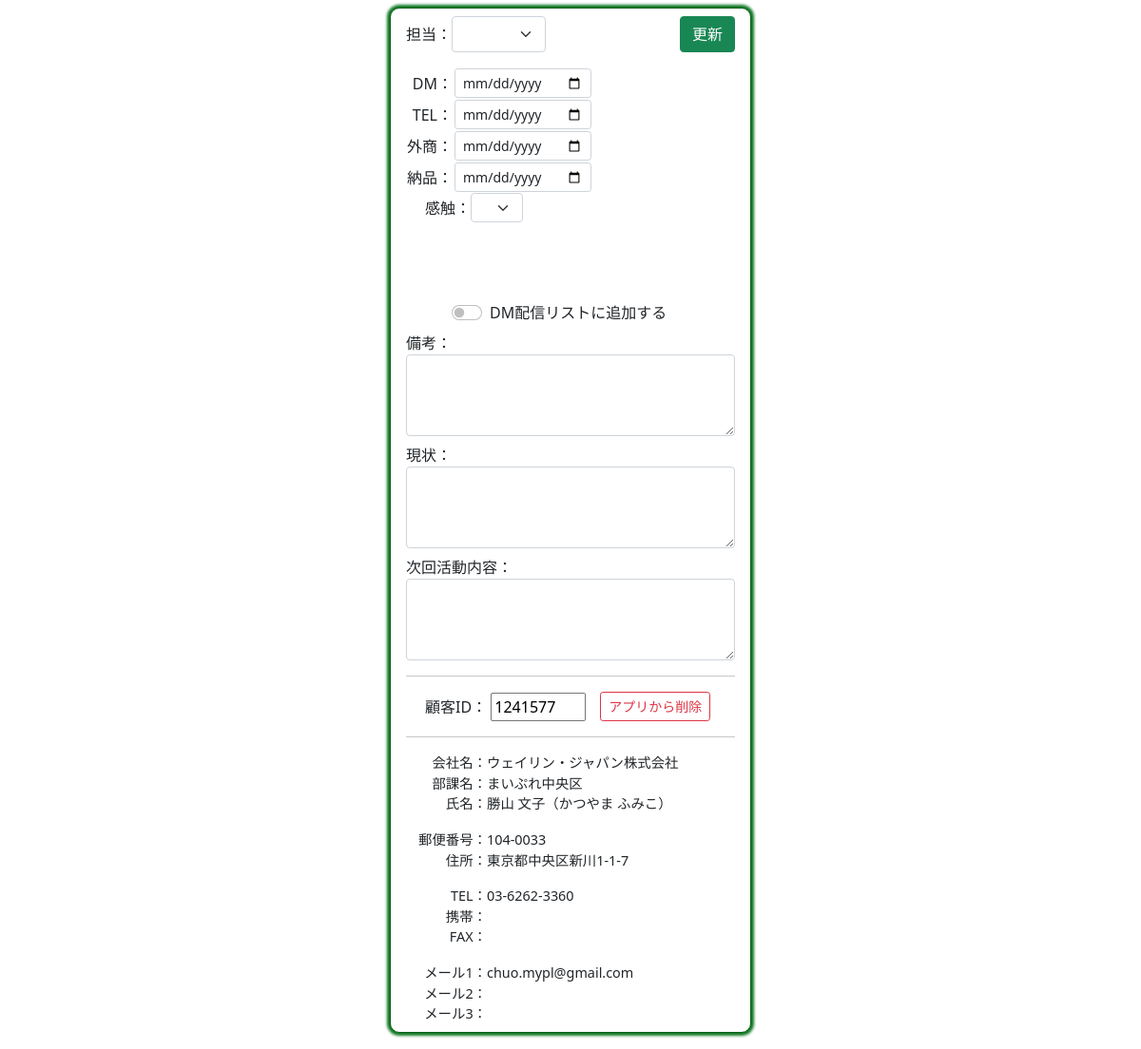
The page /right/2616/ on the database its author committed.
### houjin/models.py (models this page shows, shortened)
class Customer(models.Model):
    cus_id=models.CharField("顧客ID",max_length=10,null=True,blank=True)
    sei=models.CharField("姓",max_length=10,null=True,blank=True)
    mei=models.CharField("名",max_length=10,null=True,blank=True)
    sei_kana=models.CharField("姓かな",max_length=10,null=True,blank=True)
    mei_kana=models.CharField("名かな",max_length=10,null=True,blank=True)
    mail1=models.EmailField("メール1",null=True,blank=True)
    mail2=models.EmailField("メール2",null=True,blank=True)
    mail3=models.EmailField("メール3",null=True,blank=True)
    yubin=models.CharField("郵便番号",max_length=10,null=True,blank=True)
    adress=models.CharField("住所",max_length=100,null=True,blank=True)
    pref=models.CharField("都道府県",max_length=10,null=True,blank=True)
    city=models.CharField("市区町村",max_length=50,null=True,blank=True)
    banchi=models.CharField("番地",max_length=50,null=True,blank=True)
    build=models.CharField("建物",max_length=50,null=True,blank=True)
    com=models.CharField("会社",max_length=50,null=True,blank=True)
    busho=models.CharField("部署",max_length=50,null=True,blank=True)
    tel=models.CharField("電話",max_length=20,null=True,blank=True)
    mob=models.CharField("携帯",max_length=20,null=True,blank=True)
    fax=models.CharField("FAX",max_length=20,null=True,blank=True)
    toroku=models.CharField("登録日",max_length=10,null=True,blank=True)
    kensu=models.IntegerField("件数",null=True,blank=True)
    money=models.IntegerField("金額",null=True,blank=True)
    tantou=models.IntegerField("担当",default=0)
    dm_day=models.CharField("DM",max_length=10,blank=True,default="")
    tel_day=models.CharField("TEL",max_length=10,blank=True,default="")
    gaisho_day=models.CharField("外商",max_length=10,blank=True,default="")
    nouhin_day=models.CharField("納品",max_length=10,blank=True,default="")
    dm_check=models.BooleanField("DMリスト",default=False)
    kanshoku=models.IntegerField("感触",default=0)
    bikou=models.TextField("備考",blank=True,default="")
    bikou2=models.TextField("備考2",blank=True,default="")
    bikou3=models.TextField("備考3",blank=True,default="")

### houjin/views.py (the view)
# urls.py: path('right/<int:pk>/', right1, name="right1"),
def right1(request,pk):
    if request.method=="POST":
        ins=Customer.objects.get(pk=pk)
        form=Right_form(request.POST,instance=ins)
        form.save()
        return redirect("houjin:left")
    else:
        ins=Customer.objects.get(pk=pk)
        cus=Customer.objects.filter(pk=pk)
        form=Right_form(instance=ins)
        sell=Sell.objects.filter(sell_cus_id = ins.cus_id).order_by("sell_mon")
        return render(request,"houjin/right.html",{"form":form,"cus":cus,"sell":sell})

### houjin/templates/houjin/right.html (shortened to what this page needs)
{% load humanize %}
{% load static %}
<!DOCTYPE html>
<html lang="ja">
<head>
    <link href="https://cdn.jsdelivr.net/npm/bootstrap@5.0.2/dist/css/bootstrap.min.css" rel="stylesheet">
</head>
<body>
    <div class="main mb-4">
        <div>
            <form action="" method="post" target="ifr1">{% csrf_token %}
                <div class="class1">
                    <div class="class1" style="width: 50%;" align="left">
                        <div>担当：</div>
                        <div>{{form.tantou}}</div>
                    </div>
                    <div style="width: 50%;" align="right" >
                        <button type="submit" class="btn btn-success">更新</button>
                    </div>
                </div>
                <div class="data mt-3">
                    <div>
                        <table>
                            <tr>
                                <td style="text-align: right;">DM：</td>
                                <td>{{form.dm_day}}</td>
                            </tr>
                            <tr>
                                <td style="text-align: right;">TEL：</td>
                                <td>{{form.tel_day}}</td>
                            </tr>
                            <tr>
                                <td>外商：</td>
                                <td>{{form.gaisho_day}}</td>
                            </tr>
                            <tr>
                                <td>納品：</td>
                                <td>{{form.nouhin_day}}</td>
                            </tr>
                        </table>
                    </div>
                    <div style="margin-left: 20px;">
                        <div class="class1">
                            <div>感触：</div>
                            <div>{{form.kanshoku}}</div>
                        </div>
                        <div class="kanshoku_detail class1" id="kanshoku_detail" style="font-size: 90%; padding: 0.2em;">
                        </div>
                    </div>
                </div>
                <div class="form-check form-switch mt-3" style="margin-left: 3em;">
                    {{form.dm_check}}
                    <label class="form-check-label" for="dm_send">DM配信リストに追加する</label>
                </div>
                <div class="mt-2" >
                    <div>備考：</div>
                    <div>{{form.bikou}}</div>
                </div>
                <div class="mt-2" >
                    <div>現状：</div>
                    <div>{{form.bikou2}}</div>
                </div>
                <div class="mt-2" >
                    <div>次回活動内容：</div>
                    <div>{{form.bikou3}}</div>
                </div>
            </form>
        </div>
        {% for i in cus %}
            <hr>
            <form action="{% url 'houjin:delete' %}" method="post" target="_top">{% csrf_token %}
                <div class="class1 mt-3">
                    <div style="margin-left: 20px;">
                        <label for="cus_id">顧客ID：</label>
                        <input type="text" name="cus_id" id="cus_id" value="{{i.cus_id}}" style="width: 100px;" readonly>
                    </div>
                    <div style="margin-left: 15px;">
                        <button type="submit" class="btn btn-outline-danger btn-sm" onclick="return confirm('本当に削除しますか？')">アプリから削除</button>
                    </div>
                </div>
            </form>
            <hr>
            <div style="font-size: 0.9em;">
                <div class="data">
                    <div class="name">会社名：</div>
                    {% if i.com %}
                        <div class="data-code">{{i.com}}</div>
                    {% endif %}
                </div>
                <div class="data">
                    <div class="name">部課名：</div>
                    {% if i.com %}
                    <div class="data-code">{{i.busho}}</div>
                    {% endif %}
                </div>
                <div class="data">
                    <div class="name">氏名：</div>
                    {% if i.com %}
                    <div class="data-code">{{i.sei}} {{i.mei}}（{{i.sei_kana}} {{i.mei_kana}}）</div>
                    {% endif %}
                </div>
                <div class="data mt-3">
                    <div class="name">郵便番号：</div>
                    {% if i.com %}
                        <div class="data-code">{{i.yubin}}</div>
                    {% endif %}
                </div>
                <div class="data">
                    <div class="name">住所：</div>
                    {% if i.com %}
                        <div class="data-code">{{i.pref}}{{i.city}}{{i.banchi}}{{i.build}}</div>
                    {% endif %}
                </div>
                <div class="data mt-3">
                    <div class="name">TEL：</div>
                    {% if i.com %}
                        <div class="data-code">{{i.tel}}</div>
                    {% endif %}
                </div>
                <div class="data">
                    <div class="name">携帯：</div>
                    {% if i.com %}
                        <div class="data-code">{{i.mob}}</div>
                    {% endif %}
                </div>
                <div class="data">
                    <div class="name">FAX：</div>
                    {% if i.com %}
                        <div class="data-code">{{i.fax}}</div>
                    {% endif %}
                </div>
                <div class="data mt-3">
                    <div class="name">メール1：</div>
                    {% if i.com %}
                        <div class="data-code">{{i.mail1}}</div>
                    {% endif %}
                </div>
                <div class="data">
                    <div class="name">メール2：</div>
                    {% if i.com %}
                        <div class="data-code">{{i.mail2}}</div>
                    {% endif %}
                </div>
                <div class="data">
                    <div class="name">メール3：</div>
                    {% if i.com %}
                        <div class="data-code">{{i.mail3}}</div>
                    {% endif %}
                </div>
            </div>
        {% endfor %}
    </div>
</body>
</html>

### houjin/templates/houjin/right.html (style rules this page uses)
.class1 { display: flex; flex-direction: row; align-items: center; }
.main { padding: 0.5em 1em; margin: 0 auto; margin-top: 0.5em; background: #FFF; border: solid 1px #0b5f1a; border-radius: 10px; box-shadow: 0 1px 1px rgba(0, 0, 0, 0.22); width: 380px; box-shadow: 0 0 3px 3px #0e7722; }
.data { display: flex; flex-wrap: wrap; }
.name { width: 85px; text-align: right; }
.data-code { width: calc(340px - 100px); }
.kanshoku_detail { margin-top: 0.5em; width: 135px; height: 60px; }

### rows shown on the page
Customer: cus_id "1241577", com "ウェイリン・ジャパン株式会社", busho "まいぷれ中央区", sei "勝山", mei "文子", sei_kana "かつやま", mei_kana "ふみこ", yubin "104-0033", pref "東京都", city "中央区", banchi "新川1-1-7", tel "03-6262-3360", mail1 "chuo.mypl@gmail.com"
